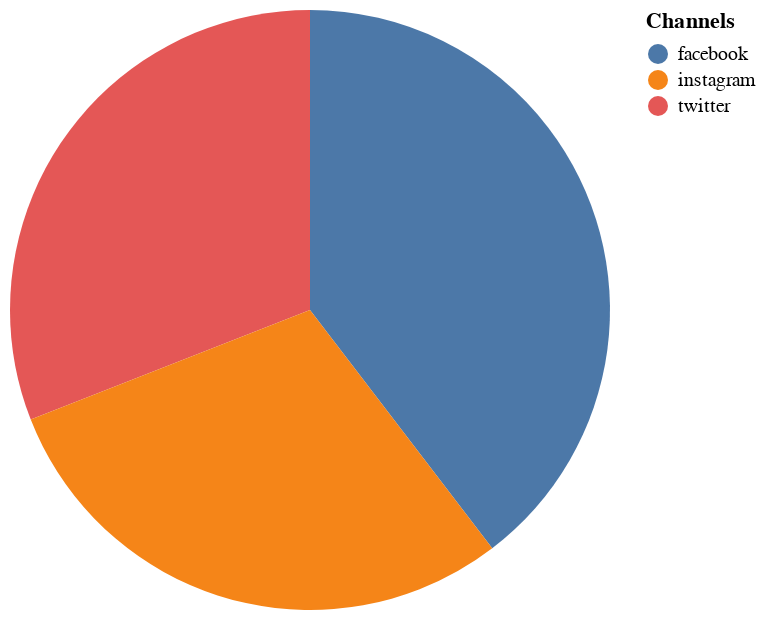

Specify this chart in Vega-Lite:
### Vega-Lite specification from a JSON file in a GitHub repository (floating-point values rounded to 4 significant figures)
{"$schema": "https://vega.github.io/schema/vega-lite/v5.json", "data": {"values": [["facebook", 42997], ["twitter", 33599], ["instagram", 31955]]}, "mark": "arc", "encoding": {"theta": {"field": "1", "type": "quantitative", "title": "Engagements"}, "color": {"field": "0", "type": "nominal", "title": "Channels"}}, "view": {"stroke": null}}
